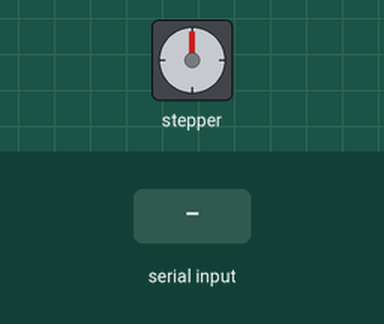
Recording of a sketch running on a simulated Arduino Uno, built with avr-gcc and run on an emulated ATmega328P. Parts: stepper motor. The test bench sets the inputs (shaded band). Stepper angles assume 2048 steps per turn; what the sketch prints to the serial monitor is not drawn.

Above: at 1.2 s.
1.3 s: "90,45\n" received over Serial
At 4.0 s:
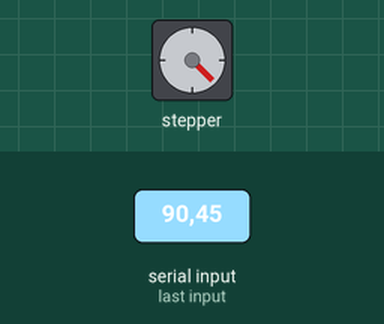
4.3 s: "30,150\n" received over Serial
At 7.0 s:
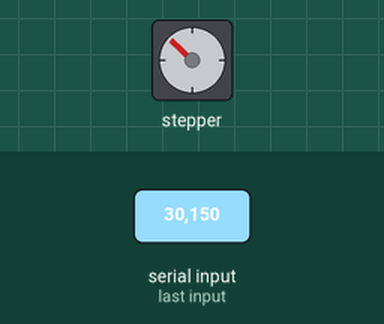
7.3 s: "200\n" received over Serial
At 10.1 s:
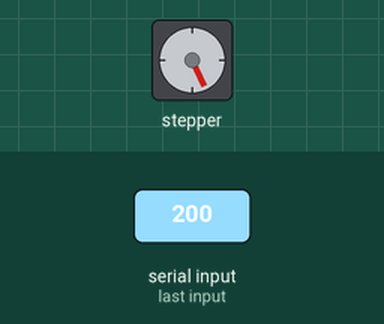
10.3 s: "90\n" received over Serial
At 12.3 s:
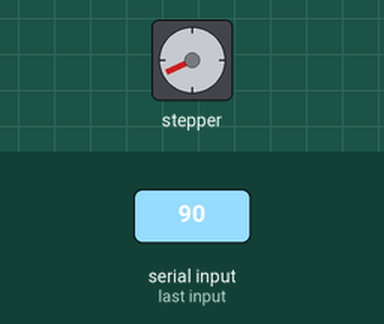
12.8 s: "90,45\n" received over Serial
At 15.5 s:
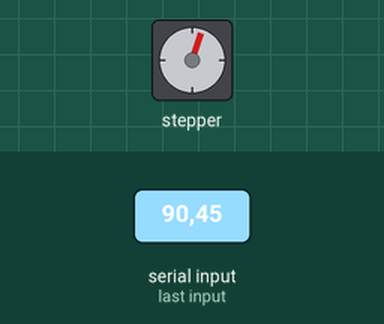
Timing chart, 0 to 16.8 s (numbered marks = the images above; inputs shaded):
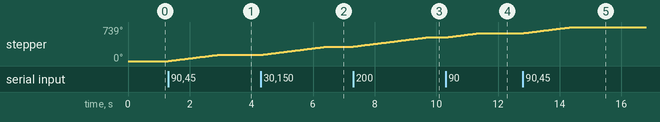

The sketch:

7-7.ino
```cpp
#include <Stepper.h>

const int STEPS = 2048;
Stepper stepper(STEPS, 8, 10, 9, 11);

void setup() {
  stepper.setSpeed(14);
  Serial.begin(9600);
  Serial.println("회전시킬 각도를 입력하시오.");

}

void loop() {
  if(Serial.available()) {
    int val=Serial.parseInt();
    val = map(val, -360, 360, -2048, 2048);
    stepper.step(val);
    Serial.println(val);
    delay(10);
  }

}
```

Measured:
- after the input at 1.3 s, stepper: turns 135° clockwise in 1.6 s, starting at once
- after the input at 4.3 s, stepper: turns 179° clockwise in 2.2 s, starting at once
- after the input at 7.3 s, stepper: turns 200° clockwise in 2.4 s, starting at once
- after the input at 10.3 s, stepper: turns 90° clockwise in 1.1 s, starting at once
- after the input at 12.8 s, stepper: turns 135° clockwise in 1.6 s, starting at once
